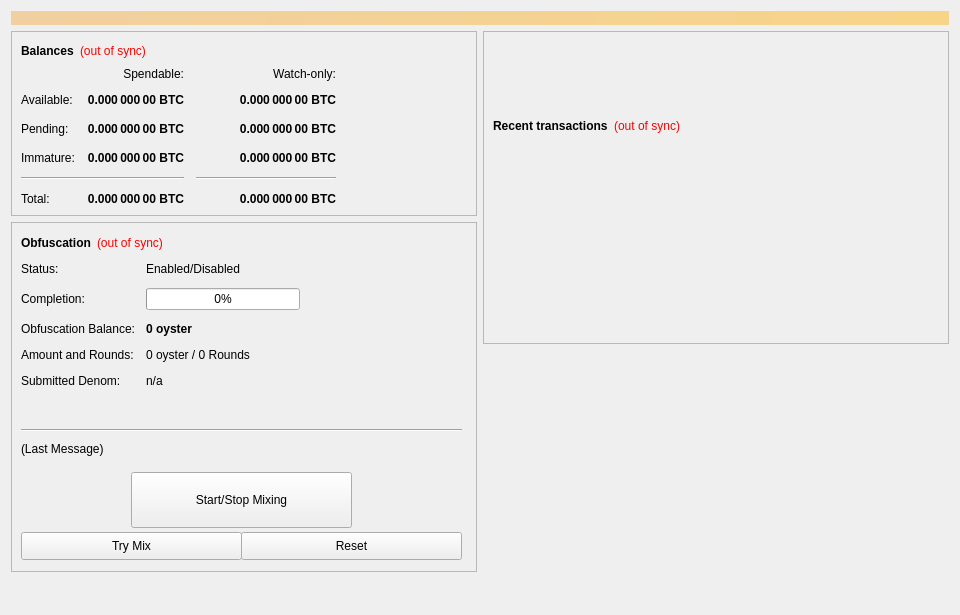
<?xml version="1.0" encoding="UTF-8"?>
<ui version="4.0">
 <class>OverviewPage</class>
 <widget class="QWidget" name="OverviewPage">
  <property name="geometry">
   <rect>
    <x>0</x>
    <y>0</y>
    <width>960</width>
    <height>615</height>
   </rect>
  </property>
  <property name="minimumSize">
   <size>
    <width>960</width>
    <height>0</height>
   </size>
  </property>
  <property name="windowTitle">
   <string>Form</string>
  </property>
  <layout class="QVBoxLayout" name="topLayout">
   <item>
    <widget class="QLabel" name="labelAlerts">
     <property name="visible">
      <bool>false</bool>
     </property>
     <property name="styleSheet">
      <string notr="true">background-color: qlineargradient(x1: 0, y1: 0, x2: 1, y2: 0, stop:0 #F0D0A0, stop:1 #F8D488); color:#000000;</string>
     </property>
     <property name="wordWrap">
      <bool>true</bool>
     </property>
     <property name="margin">
      <number>3</number>
     </property>
    </widget>
   </item>
   <item>
    <layout class="QHBoxLayout" name="horizontalLayout" stretch="1,1">
     <item>
      <layout class="QVBoxLayout" name="verticalLayout_2">
       <item>
        <widget class="QFrame" name="frame">
         <property name="frameShape">
          <enum>QFrame::StyledPanel</enum>
         </property>
         <property name="frameShadow">
          <enum>QFrame::Raised</enum>
         </property>
         <layout class="QVBoxLayout" name="verticalLayout_4">
          <item>
           <layout class="QHBoxLayout" name="horizontalLayout_4">
            <item>
             <widget class="QLabel" name="label_5">
              <property name="font">
               <font>
                <weight>75</weight>
                <bold>true</bold>
               </font>
              </property>
              <property name="text">
               <string>Balances</string>
              </property>
             </widget>
            </item>
            <item>
             <widget class="QLabel" name="labelWalletStatus">
              <property name="cursor">
               <cursorShape>WhatsThisCursor</cursorShape>
              </property>
              <property name="toolTip">
               <string>The displayed information may be out of date. Your wallet automatically synchronizes with the oyster network after a connection is established, but this process has not completed yet.</string>
              </property>
              <property name="styleSheet">
               <string notr="true">QLabel { color: red; }</string>
              </property>
              <property name="text">
               <string notr="true">(out of sync)</string>
              </property>
              <property name="alignment">
               <set>Qt::AlignLeading|Qt::AlignLeft|Qt::AlignVCenter</set>
              </property>
             </widget>
            </item>
            <item>
             <spacer name="horizontalSpacer_3">
              <property name="orientation">
               <enum>Qt::Horizontal</enum>
              </property>
              <property name="sizeHint" stdset="0">
               <size>
                <width>40</width>
                <height>20</height>
               </size>
              </property>
             </spacer>
            </item>
           </layout>
          </item>
          <item>
           <layout class="QGridLayout" name="gridLayout">
            <property name="spacing">
             <number>12</number>
            </property>
            <item row="2" column="2">
             <widget class="QLabel" name="labelWatchPending">
              <property name="font">
               <font>
                <weight>75</weight>
                <bold>true</bold>
               </font>
              </property>
              <property name="cursor">
               <cursorShape>IBeamCursor</cursorShape>
              </property>
              <property name="toolTip">
               <string>Unconfirmed transactions to watch-only addresses</string>
              </property>
              <property name="text">
               <string notr="true">0.000 000 00 BTC</string>
              </property>
              <property name="alignment">
               <set>Qt::AlignRight|Qt::AlignTrailing|Qt::AlignVCenter</set>
              </property>
              <property name="textInteractionFlags">
               <set>Qt::LinksAccessibleByMouse|Qt::TextSelectableByKeyboard|Qt::TextSelectableByMouse</set>
              </property>
             </widget>
            </item>
            <item row="2" column="1">
             <widget class="QLabel" name="labelUnconfirmed">
              <property name="font">
               <font>
                <weight>75</weight>
                <bold>true</bold>
               </font>
              </property>
              <property name="cursor">
               <cursorShape>IBeamCursor</cursorShape>
              </property>
              <property name="toolTip">
               <string>Total of transactions that have yet to be confirmed, and do not yet count toward the spendable balance</string>
              </property>
              <property name="text">
               <string notr="true">0.000 000 00 BTC</string>
              </property>
              <property name="alignment">
               <set>Qt::AlignRight|Qt::AlignTrailing|Qt::AlignVCenter</set>
              </property>
              <property name="textInteractionFlags">
               <set>Qt::LinksAccessibleByMouse|Qt::TextSelectableByKeyboard|Qt::TextSelectableByMouse</set>
              </property>
             </widget>
            </item>
            <item row="3" column="2">
             <widget class="QLabel" name="labelWatchImmature">
              <property name="font">
               <font>
                <weight>75</weight>
                <bold>true</bold>
               </font>
              </property>
              <property name="cursor">
               <cursorShape>IBeamCursor</cursorShape>
              </property>
              <property name="toolTip">
               <string>Staked or masternode rewards in watch-only addresses that has not yet matured</string>
              </property>
              <property name="text">
               <string notr="true">0.000 000 00 BTC</string>
              </property>
              <property name="alignment">
               <set>Qt::AlignRight|Qt::AlignTrailing|Qt::AlignVCenter</set>
              </property>
              <property name="textInteractionFlags">
               <set>Qt::LinksAccessibleByMouse|Qt::TextSelectableByKeyboard|Qt::TextSelectableByMouse</set>
              </property>
             </widget>
            </item>
            <item row="4" column="0" colspan="2">
             <widget class="Line" name="lineSpendableBalance">
              <property name="orientation">
               <enum>Qt::Horizontal</enum>
              </property>
             </widget>
            </item>
            <item row="4" column="2">
             <widget class="Line" name="lineWatchBalance">
              <property name="sizePolicy">
               <sizepolicy hsizetype="Preferred" vsizetype="Fixed">
                <horstretch>0</horstretch>
                <verstretch>0</verstretch>
               </sizepolicy>
              </property>
              <property name="minimumSize">
               <size>
                <width>140</width>
                <height>0</height>
               </size>
              </property>
              <property name="orientation">
               <enum>Qt::Horizontal</enum>
              </property>
             </widget>
            </item>
            <item row="5" column="0">
             <widget class="QLabel" name="labelTotalText">
              <property name="text">
               <string>Total:</string>
              </property>
             </widget>
            </item>
            <item row="3" column="1">
             <widget class="QLabel" name="labelImmature">
              <property name="font">
               <font>
                <weight>75</weight>
                <bold>true</bold>
               </font>
              </property>
              <property name="cursor">
               <cursorShape>IBeamCursor</cursorShape>
              </property>
              <property name="toolTip">
               <string>Staked or masternode rewards that has not yet matured</string>
              </property>
              <property name="text">
               <string notr="true">0.000 000 00 BTC</string>
              </property>
              <property name="alignment">
               <set>Qt::AlignRight|Qt::AlignTrailing|Qt::AlignVCenter</set>
              </property>
              <property name="textInteractionFlags">
               <set>Qt::LinksAccessibleByMouse|Qt::TextSelectableByKeyboard|Qt::TextSelectableByMouse</set>
              </property>
             </widget>
            </item>
            <item row="2" column="3">
             <spacer name="horizontalSpacer_2">
              <property name="orientation">
               <enum>Qt::Horizontal</enum>
              </property>
              <property name="sizeHint" stdset="0">
               <size>
                <width>40</width>
                <height>20</height>
               </size>
              </property>
             </spacer>
            </item>
            <item row="3" column="0">
             <widget class="QLabel" name="labelImmatureText">
              <property name="text">
               <string>Immature:</string>
              </property>
             </widget>
            </item>
            <item row="5" column="1">
             <widget class="QLabel" name="labelTotal">
              <property name="font">
               <font>
                <weight>75</weight>
                <bold>true</bold>
               </font>
              </property>
              <property name="cursor">
               <cursorShape>IBeamCursor</cursorShape>
              </property>
              <property name="toolTip">
               <string>Your current total balance</string>
              </property>
              <property name="text">
               <string notr="true">0.000 000 00 BTC</string>
              </property>
              <property name="alignment">
               <set>Qt::AlignRight|Qt::AlignTrailing|Qt::AlignVCenter</set>
              </property>
              <property name="textInteractionFlags">
               <set>Qt::LinksAccessibleByMouse|Qt::TextSelectableByKeyboard|Qt::TextSelectableByMouse</set>
              </property>
             </widget>
            </item>
            <item row="5" column="2">
             <widget class="QLabel" name="labelWatchTotal">
              <property name="font">
               <font>
                <weight>75</weight>
                <bold>true</bold>
               </font>
              </property>
              <property name="cursor">
               <cursorShape>IBeamCursor</cursorShape>
              </property>
              <property name="toolTip">
               <string>Current total balance in watch-only addresses</string>
              </property>
              <property name="text">
               <string notr="true">0.000 000 00 BTC</string>
              </property>
              <property name="alignment">
               <set>Qt::AlignRight|Qt::AlignTrailing|Qt::AlignVCenter</set>
              </property>
              <property name="textInteractionFlags">
               <set>Qt::LinksAccessibleByMouse|Qt::TextSelectableByKeyboard|Qt::TextSelectableByMouse</set>
              </property>
             </widget>
            </item>
            <item row="0" column="2">
             <widget class="QLabel" name="labelWatchonly">
              <property name="text">
               <string>Watch-only:</string>
              </property>
              <property name="alignment">
               <set>Qt::AlignRight|Qt::AlignTrailing|Qt::AlignVCenter</set>
              </property>
             </widget>
            </item>
            <item row="1" column="0">
             <widget class="QLabel" name="labelBalanceText">
              <property name="text">
               <string>Available:</string>
              </property>
             </widget>
            </item>
            <item row="1" column="1">
             <widget class="QLabel" name="labelBalance">
              <property name="font">
               <font>
                <weight>75</weight>
                <bold>true</bold>
               </font>
              </property>
              <property name="cursor">
               <cursorShape>IBeamCursor</cursorShape>
              </property>
              <property name="toolTip">
               <string>Your current spendable balance</string>
              </property>
              <property name="text">
               <string notr="true">0.000 000 00 BTC</string>
              </property>
              <property name="alignment">
               <set>Qt::AlignRight|Qt::AlignTrailing|Qt::AlignVCenter</set>
              </property>
              <property name="textInteractionFlags">
               <set>Qt::LinksAccessibleByMouse|Qt::TextSelectableByKeyboard|Qt::TextSelectableByMouse</set>
              </property>
             </widget>
            </item>
            <item row="1" column="2">
             <widget class="QLabel" name="labelWatchAvailable">
              <property name="font">
               <font>
                <weight>75</weight>
                <bold>true</bold>
               </font>
              </property>
              <property name="cursor">
               <cursorShape>IBeamCursor</cursorShape>
              </property>
              <property name="toolTip">
               <string>Your current balance in watch-only addresses</string>
              </property>
              <property name="text">
               <string notr="true">0.000 000 00 BTC</string>
              </property>
              <property name="alignment">
               <set>Qt::AlignRight|Qt::AlignTrailing|Qt::AlignVCenter</set>
              </property>
              <property name="textInteractionFlags">
               <set>Qt::LinksAccessibleByMouse|Qt::TextSelectableByKeyboard|Qt::TextSelectableByMouse</set>
              </property>
             </widget>
            </item>
            <item row="2" column="0">
             <widget class="QLabel" name="labelPendingText">
              <property name="text">
               <string>Pending:</string>
              </property>
             </widget>
            </item>
            <item row="0" column="1">
             <widget class="QLabel" name="labelSpendable">
              <property name="text">
               <string>Spendable:</string>
              </property>
              <property name="alignment">
               <set>Qt::AlignRight|Qt::AlignTrailing|Qt::AlignVCenter</set>
              </property>
             </widget>
            </item>
           </layout>
          </item>
         </layout>
        </widget>
       </item>
       <item>
        <widget class="QFrame" name="frameObfuscation">
         <property name="minimumSize">
          <size>
           <width>0</width>
           <height>350</height>
          </size>
         </property>
         <property name="layoutDirection">
          <enum>Qt::LeftToRight</enum>
         </property>
         <property name="frameShape">
          <enum>QFrame::StyledPanel</enum>
         </property>
         <property name="frameShadow">
          <enum>QFrame::Raised</enum>
         </property>
         <widget class="QWidget" name="formLayoutWidget">
          <property name="geometry">
           <rect>
            <x>10</x>
            <y>40</y>
            <width>451</width>
            <height>161</height>
           </rect>
          </property>
          <layout class="QFormLayout" name="formLayout">
           <property name="fieldGrowthPolicy">
            <enum>QFormLayout::AllNonFixedFieldsGrow</enum>
           </property>
           <property name="horizontalSpacing">
            <number>11</number>
           </property>
           <property name="verticalSpacing">
            <number>12</number>
           </property>
           <item row="0" column="0">
            <widget class="QLabel" name="label_6">
             <property name="text">
              <string>Status:</string>
             </property>
            </widget>
           </item>
           <item row="1" column="0">
            <widget class="QLabel" name="label_7">
             <property name="text">
              <string>Completion:</string>
             </property>
            </widget>
           </item>
           <item row="1" column="1">
            <widget class="QProgressBar" name="obfuscationProgress">
             <property name="maximumSize">
              <size>
               <width>154</width>
               <height>16777215</height>
              </size>
             </property>
             <property name="value">
              <number>0</number>
             </property>
            </widget>
           </item>
           <item row="2" column="0">
            <widget class="QLabel" name="labelAnonymizedText">
             <property name="text">
              <string>Obfuscation Balance:</string>
             </property>
            </widget>
           </item>
           <item row="2" column="1">
            <widget class="QLabel" name="labelAnonymized">
             <property name="font">
              <font>
               <weight>75</weight>
               <bold>true</bold>
              </font>
             </property>
             <property name="text">
              <string notr="true">0 oyster</string>
             </property>
            </widget>
           </item>
           <item row="3" column="0">
            <widget class="QLabel" name="label_8">
             <property name="text">
              <string>Amount and Rounds:</string>
             </property>
            </widget>
           </item>
           <item row="3" column="1">
            <widget class="QLabel" name="labelAmountRounds">
             <property name="text">
              <string>0 oyster / 0 Rounds</string>
             </property>
            </widget>
           </item>
           <item row="4" column="0">
            <widget class="QLabel" name="label_9">
             <property name="text">
              <string>Submitted Denom:</string>
             </property>
            </widget>
           </item>
           <item row="4" column="1">
            <widget class="QLabel" name="labelSubmittedDenom">
             <property name="toolTip">
              <string>The denominations you submitted to the Masternode.&lt;br&gt;To mix, other users must submit the exact same denominations.</string>
             </property>
             <property name="text">
              <string>n/a</string>
             </property>
            </widget>
           </item>
           <item row="0" column="1">
            <widget class="QLabel" name="obfuscationEnabled">
             <property name="text">
              <string>Enabled/Disabled</string>
             </property>
            </widget>
           </item>
          </layout>
         </widget>
         <widget class="QPushButton" name="runAutoDenom">
          <property name="geometry">
           <rect>
            <x>251</x>
            <y>17</y>
            <width>1</width>
            <height>1</height>
           </rect>
          </property>
          <property name="palette">
           <palette>
            <active>
             <colorrole role="WindowText">
              <brush brushstyle="SolidPattern">
               <color alpha="255">
                <red>0</red>
                <green>0</green>
                <blue>0</blue>
               </color>
              </brush>
             </colorrole>
             <colorrole role="Button">
              <brush brushstyle="SolidPattern">
               <color alpha="255">
                <red>239</red>
                <green>238</green>
                <blue>238</blue>
               </color>
              </brush>
             </colorrole>
             <colorrole role="Light">
              <brush brushstyle="SolidPattern">
               <color alpha="255">
                <red>255</red>
                <green>255</green>
                <blue>255</blue>
               </color>
              </brush>
             </colorrole>
             <colorrole role="Midlight">
              <brush brushstyle="SolidPattern">
               <color alpha="255">
                <red>247</red>
                <green>246</green>
                <blue>246</blue>
               </color>
              </brush>
             </colorrole>
             <colorrole role="Dark">
              <brush brushstyle="SolidPattern">
               <color alpha="255">
                <red>119</red>
                <green>119</green>
                <blue>119</blue>
               </color>
              </brush>
             </colorrole>
             <colorrole role="Mid">
              <brush brushstyle="SolidPattern">
               <color alpha="255">
                <red>159</red>
                <green>159</green>
                <blue>159</blue>
               </color>
              </brush>
             </colorrole>
             <colorrole role="Text">
              <brush brushstyle="SolidPattern">
               <color alpha="255">
                <red>0</red>
                <green>0</green>
                <blue>0</blue>
               </color>
              </brush>
             </colorrole>
             <colorrole role="BrightText">
              <brush brushstyle="SolidPattern">
               <color alpha="255">
                <red>255</red>
                <green>255</green>
                <blue>255</blue>
               </color>
              </brush>
             </colorrole>
             <colorrole role="ButtonText">
              <brush brushstyle="SolidPattern">
               <color alpha="255">
                <red>0</red>
                <green>0</green>
                <blue>0</blue>
               </color>
              </brush>
             </colorrole>
             <colorrole role="Base">
              <brush brushstyle="SolidPattern">
               <color alpha="255">
                <red>255</red>
                <green>255</green>
                <blue>255</blue>
               </color>
              </brush>
             </colorrole>
             <colorrole role="Window">
              <brush brushstyle="SolidPattern">
               <color alpha="255">
                <red>239</red>
                <green>238</green>
                <blue>238</blue>
               </color>
              </brush>
             </colorrole>
             <colorrole role="Shadow">
              <brush brushstyle="SolidPattern">
               <color alpha="255">
                <red>0</red>
                <green>0</green>
                <blue>0</blue>
               </color>
              </brush>
             </colorrole>
             <colorrole role="AlternateBase">
              <brush brushstyle="SolidPattern">
               <color alpha="255">
                <red>247</red>
                <green>246</green>
                <blue>246</blue>
               </color>
              </brush>
             </colorrole>
             <colorrole role="ToolTipBase">
              <brush brushstyle="SolidPattern">
               <color alpha="255">
                <red>255</red>
                <green>255</green>
                <blue>220</blue>
               </color>
              </brush>
             </colorrole>
             <colorrole role="ToolTipText">
              <brush brushstyle="SolidPattern">
               <color alpha="255">
                <red>0</red>
                <green>0</green>
                <blue>0</blue>
               </color>
              </brush>
             </colorrole>
            </active>
            <inactive>
             <colorrole role="WindowText">
              <brush brushstyle="SolidPattern">
               <color alpha="255">
                <red>0</red>
                <green>0</green>
                <blue>0</blue>
               </color>
              </brush>
             </colorrole>
             <colorrole role="Button">
              <brush brushstyle="SolidPattern">
               <color alpha="255">
                <red>239</red>
                <green>238</green>
                <blue>238</blue>
               </color>
              </brush>
             </colorrole>
             <colorrole role="Light">
              <brush brushstyle="SolidPattern">
               <color alpha="255">
                <red>255</red>
                <green>255</green>
                <blue>255</blue>
               </color>
              </brush>
             </colorrole>
             <colorrole role="Midlight">
              <brush brushstyle="SolidPattern">
               <color alpha="255">
                <red>247</red>
                <green>246</green>
                <blue>246</blue>
               </color>
              </brush>
             </colorrole>
             <colorrole role="Dark">
              <brush brushstyle="SolidPattern">
               <color alpha="255">
                <red>119</red>
                <green>119</green>
                <blue>119</blue>
               </color>
              </brush>
             </colorrole>
             <colorrole role="Mid">
              <brush brushstyle="SolidPattern">
               <color alpha="255">
                <red>159</red>
                <green>159</green>
                <blue>159</blue>
               </color>
              </brush>
             </colorrole>
             <colorrole role="Text">
              <brush brushstyle="SolidPattern">
               <color alpha="255">
                <red>0</red>
                <green>0</green>
                <blue>0</blue>
               </color>
              </brush>
             </colorrole>
             <colorrole role="BrightText">
              <brush brushstyle="SolidPattern">
               <color alpha="255">
                <red>255</red>
                <green>255</green>
                <blue>255</blue>
               </color>
              </brush>
             </colorrole>
             <colorrole role="ButtonText">
              <brush brushstyle="SolidPattern">
               <color alpha="255">
                <red>0</red>
                <green>0</green>
                <blue>0</blue>
               </color>
              </brush>
             </colorrole>
             <colorrole role="Base">
              <brush brushstyle="SolidPattern">
               <color alpha="255">
                <red>255</red>
                <green>255</green>
                <blue>255</blue>
               </color>
              </brush>
             </colorrole>
             <colorrole role="Window">
              <brush brushstyle="SolidPattern">
               <color alpha="255">
                <red>239</red>
                <green>238</green>
                <blue>238</blue>
               </color>
              </brush>
             </colorrole>
             <colorrole role="Shadow">
              <brush brushstyle="SolidPattern">
               <color alpha="255">
                <red>0</red>
                <green>0</green>
                <blue>0</blue>
               </color>
              </brush>
             </colorrole>
             <colorrole role="AlternateBase">
              <brush brushstyle="SolidPattern">
               <color alpha="255">
                <red>247</red>
                <green>246</green>
                <blue>246</blue>
               </color>
              </brush>
             </colorrole>
             <colorrole role="ToolTipBase">
              <brush brushstyle="SolidPattern">
               <color alpha="255">
                <red>255</red>
                <green>255</green>
                <blue>220</blue>
               </color>
              </brush>
             </colorrole>
             <colorrole role="ToolTipText">
              <brush brushstyle="SolidPattern">
               <color alpha="255">
                <red>0</red>
                <green>0</green>
                <blue>0</blue>
               </color>
              </brush>
             </colorrole>
            </inactive>
            <disabled>
             <colorrole role="WindowText">
              <brush brushstyle="SolidPattern">
               <color alpha="255">
                <red>119</red>
                <green>119</green>
                <blue>119</blue>
               </color>
              </brush>
             </colorrole>
             <colorrole role="Button">
              <brush brushstyle="SolidPattern">
               <color alpha="255">
                <red>239</red>
                <green>238</green>
                <blue>238</blue>
               </color>
              </brush>
             </colorrole>
             <colorrole role="Light">
              <brush brushstyle="SolidPattern">
               <color alpha="255">
                <red>255</red>
                <green>255</green>
                <blue>255</blue>
               </color>
              </brush>
             </colorrole>
             <colorrole role="Midlight">
              <brush brushstyle="SolidPattern">
               <color alpha="255">
                <red>247</red>
                <green>246</green>
                <blue>246</blue>
               </color>
              </brush>
             </colorrole>
             <colorrole role="Dark">
              <brush brushstyle="SolidPattern">
               <color alpha="255">
                <red>119</red>
                <green>119</green>
                <blue>119</blue>
               </color>
              </brush>
             </colorrole>
             <colorrole role="Mid">
              <brush brushstyle="SolidPattern">
               <color alpha="255">
                <red>159</red>
                <green>159</green>
                <blue>159</blue>
               </color>
              </brush>
             </colorrole>
             <colorrole role="Text">
              <brush brushstyle="SolidPattern">
               <color alpha="255">
                <red>119</red>
                <green>119</green>
                <blue>119</blue>
               </color>
              </brush>
             </colorrole>
             <colorrole role="BrightText">
              <brush brushstyle="SolidPattern">
               <color alpha="255">
                <red>255</red>
                <green>255</green>
                <blue>255</blue>
               </color>
              </brush>
             </colorrole>
             <colorrole role="ButtonText">
              <brush brushstyle="SolidPattern">
               <color alpha="255">
                <red>119</red>
                <green>119</green>
                <blue>119</blue>
               </color>
              </brush>
             </colorrole>
             <colorrole role="Base">
              <brush brushstyle="SolidPattern">
               <color alpha="255">
                <red>239</red>
                <green>238</green>
                <blue>238</blue>
               </color>
              </brush>
             </colorrole>
             <colorrole role="Window">
              <brush brushstyle="SolidPattern">
               <color alpha="255">
                <red>239</red>
                <green>238</green>
                <blue>238</blue>
               </color>
              </brush>
             </colorrole>
             <colorrole role="Shadow">
              <brush brushstyle="SolidPattern">
               <color alpha="255">
                <red>0</red>
                <green>0</green>
                <blue>0</blue>
               </color>
              </brush>
             </colorrole>
             <colorrole role="AlternateBase">
              <brush brushstyle="SolidPattern">
               <color alpha="255">
                <red>239</red>
                <green>238</green>
                <blue>238</blue>
               </color>
              </brush>
             </colorrole>
             <colorrole role="ToolTipBase">
              <brush brushstyle="SolidPattern">
               <color alpha="255">
                <red>255</red>
                <green>255</green>
                <blue>220</blue>
               </color>
              </brush>
             </colorrole>
             <colorrole role="ToolTipText">
              <brush brushstyle="SolidPattern">
               <color alpha="255">
                <red>0</red>
                <green>0</green>
                <blue>0</blue>
               </color>
              </brush>
             </colorrole>
            </disabled>
           </palette>
          </property>
          <property name="focusPolicy">
           <enum>Qt::NoFocus</enum>
          </property>
          <property name="autoFillBackground">
           <bool>true</bool>
          </property>
          <property name="text">
           <string/>
          </property>
          <property name="flat">
           <bool>true</bool>
          </property>
         </widget>
         <widget class="QPushButton" name="toggleObfuscation">
          <property name="geometry">
           <rect>
            <x>120</x>
            <y>250</y>
            <width>221</width>
            <height>56</height>
           </rect>
          </property>
          <property name="sizePolicy">
           <sizepolicy hsizetype="MinimumExpanding" vsizetype="Fixed">
            <horstretch>0</horstretch>
            <verstretch>0</verstretch>
           </sizepolicy>
          </property>
          <property name="text">
           <string>Start/Stop Mixing</string>
          </property>
         </widget>
         <widget class="Line" name="lineLastMessage">
          <property name="geometry">
           <rect>
            <x>10</x>
            <y>200</y>
            <width>441</width>
            <height>16</height>
           </rect>
          </property>
          <property name="orientation">
           <enum>Qt::Horizontal</enum>
          </property>
         </widget>
         <widget class="QLabel" name="obfuscationStatus">
          <property name="geometry">
           <rect>
            <x>10</x>
            <y>220</y>
            <width>451</width>
            <height>61</height>
           </rect>
          </property>
          <property name="minimumSize">
           <size>
            <width>288</width>
            <height>43</height>
           </size>
          </property>
          <property name="text">
           <string>(Last Message)</string>
          </property>
          <property name="alignment">
           <set>Qt::AlignLeading|Qt::AlignLeft|Qt::AlignTop</set>
          </property>
          <property name="wordWrap">
           <bool>true</bool>
          </property>
         </widget>
         <widget class="QPushButton" name="obfuscationAuto">
          <property name="geometry">
           <rect>
            <x>10</x>
            <y>310</y>
            <width>221</width>
            <height>28</height>
           </rect>
          </property>
          <property name="sizePolicy">
           <sizepolicy hsizetype="MinimumExpanding" vsizetype="Fixed">
            <horstretch>0</horstretch>
            <verstretch>0</verstretch>
           </sizepolicy>
          </property>
          <property name="toolTip">
           <string>Try to manually submit a Obfuscation request.</string>
          </property>
          <property name="text">
           <string>Try Mix</string>
          </property>
         </widget>
         <widget class="QPushButton" name="obfuscationReset">
          <property name="geometry">
           <rect>
            <x>230</x>
            <y>310</y>
            <width>221</width>
            <height>28</height>
           </rect>
          </property>
          <property name="sizePolicy">
           <sizepolicy hsizetype="MinimumExpanding" vsizetype="Fixed">
            <horstretch>0</horstretch>
            <verstretch>0</verstretch>
           </sizepolicy>
          </property>
          <property name="toolTip">
           <string>Reset the current status of Obfuscation (can interrupt Obfuscation if it's in the process of Mixing, which can cost you money!)</string>
          </property>
          <property name="autoFillBackground">
           <bool>false</bool>
          </property>
          <property name="text">
           <string>Reset</string>
          </property>
         </widget>
         <widget class="QWidget" name="layoutWidget">
          <property name="geometry">
           <rect>
            <x>10</x>
            <y>10</y>
            <width>431</width>
            <height>22</height>
           </rect>
          </property>
          <layout class="QHBoxLayout" name="horizontalLayout_5">
           <item>
            <widget class="QLabel" name="label_2">
             <property name="font">
              <font>
               <weight>75</weight>
               <bold>true</bold>
              </font>
             </property>
             <property name="text">
              <string>Obfuscation</string>
             </property>
            </widget>
           </item>
           <item>
            <widget class="QLabel" name="labelObfuscationSyncStatus">
             <property name="toolTip">
              <string>The displayed information may be out of date. Your wallet automatically synchronizes with the oyster network after a connection is established, but this process has not completed yet.</string>
             </property>
             <property name="styleSheet">
              <string notr="true">QLabel { color: red; }</string>
             </property>
             <property name="text">
              <string notr="true">(out of sync)</string>
             </property>
             <property name="alignment">
              <set>Qt::AlignLeading|Qt::AlignLeft|Qt::AlignVCenter</set>
             </property>
            </widget>
           </item>
           <item>
            <spacer name="horizontalSpacer_4">
             <property name="orientation">
              <enum>Qt::Horizontal</enum>
             </property>
             <property name="sizeHint" stdset="0">
              <size>
               <width>40</width>
               <height>20</height>
              </size>
             </property>
            </spacer>
           </item>
          </layout>
         </widget>
        </widget>
       </item>
       <item>
        <spacer name="verticalSpacer">
         <property name="orientation">
          <enum>Qt::Vertical</enum>
         </property>
         <property name="sizeHint" stdset="0">
          <size>
           <width>20</width>
           <height>40</height>
          </size>
         </property>
        </spacer>
       </item>
      </layout>
     </item>
     <item>
      <layout class="QVBoxLayout" name="verticalLayout_3">
       <item>
        <widget class="QFrame" name="frame_2">
         <property name="frameShape">
          <enum>QFrame::StyledPanel</enum>
         </property>
         <property name="frameShadow">
          <enum>QFrame::Raised</enum>
         </property>
         <layout class="QVBoxLayout" name="verticalLayout">
          <item>
           <spacer name="verticalSpacer_3">
            <property name="orientation">
             <enum>Qt::Vertical</enum>
            </property>
            <property name="sizeType">
             <enum>QSizePolicy::Fixed</enum>
            </property>
            <property name="sizeHint" stdset="0">
             <size>
              <width>20</width>
              <height>75</height>
             </size>
            </property>
           </spacer>
          </item>
          <item>
           <layout class="QHBoxLayout" name="horizontalLayout_2">
            <item>
             <widget class="QLabel" name="label_4">
              <property name="font">
               <font>
                <weight>75</weight>
                <bold>true</bold>
               </font>
              </property>
              <property name="text">
               <string>Recent transactions</string>
              </property>
             </widget>
            </item>
            <item>
             <widget class="QLabel" name="labelTransactionsStatus">
              <property name="cursor">
               <cursorShape>WhatsThisCursor</cursorShape>
              </property>
              <property name="toolTip">
               <string>The displayed information may be out of date. Your wallet automatically synchronizes with the oyster network after a connection is established, but this process has not completed yet.</string>
              </property>
              <property name="styleSheet">
               <string notr="true">QLabel { color: red; }</string>
              </property>
              <property name="text">
               <string notr="true">(out of sync)</string>
              </property>
              <property name="alignment">
               <set>Qt::AlignRight|Qt::AlignTrailing|Qt::AlignVCenter</set>
              </property>
             </widget>
            </item>
            <item>
             <spacer name="horizontalSpacer">
              <property name="orientation">
               <enum>Qt::Horizontal</enum>
              </property>
              <property name="sizeHint" stdset="0">
               <size>
                <width>40</width>
                <height>20</height>
               </size>
              </property>
             </spacer>
            </item>
           </layout>
          </item>
          <item>
           <widget class="QListView" name="listTransactions">
            <property name="styleSheet">
             <string notr="true">QListView { background: transparent; }</string>
            </property>
            <property name="frameShape">
             <enum>QFrame::NoFrame</enum>
            </property>
            <property name="verticalScrollBarPolicy">
             <enum>Qt::ScrollBarAlwaysOff</enum>
            </property>
            <property name="horizontalScrollBarPolicy">
             <enum>Qt::ScrollBarAlwaysOff</enum>
            </property>
            <property name="selectionMode">
             <enum>QAbstractItemView::NoSelection</enum>
            </property>
           </widget>
          </item>
         </layout>
        </widget>
       </item>
       <item>
        <spacer name="verticalSpacer_2">
         <property name="orientation">
          <enum>Qt::Vertical</enum>
         </property>
         <property name="sizeType">
          <enum>QSizePolicy::Expanding</enum>
         </property>
         <property name="sizeHint" stdset="0">
          <size>
           <width>20</width>
           <height>40</height>
          </size>
         </property>
        </spacer>
       </item>
      </layout>
     </item>
    </layout>
   </item>
  </layout>
 </widget>
 <resources/>
 <connections/>
</ui>
